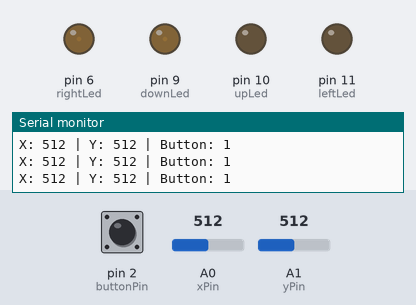
The sketch below on a simulated Arduino Uno, built with avr-gcc and run on an emulated ATmega328P. Parts: output pins drawn as LEDs (lit = HIGH), the last lines printed to the serial monitor. The inputs (shaded band) are chosen by the test bench; at power-on: A0 (xPin) = 512, A1 (yPin) = 512, pin 2 (buttonPin) HIGH.

Above: at 1.2 s.
1.3 s: A0 (xPin) set to 1023
At 1.9 s:
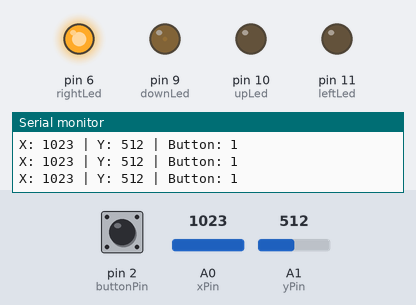
2.8 s: A1 (yPin) set to 0
At 3.6 s:
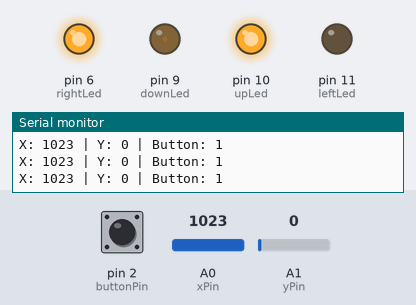
4.3 s: pin 2 (buttonPin) pulled LOW for 0.15 s
At 5.3 s:
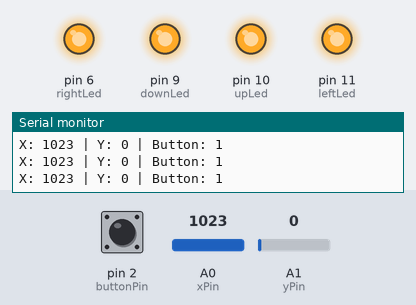
5.9 s: A1 (yPin) set to 122
At 7.1 s:
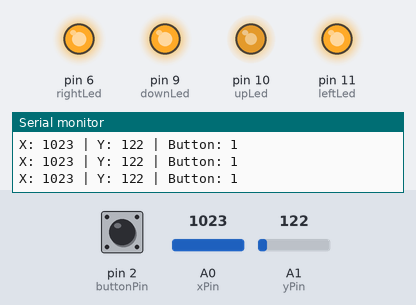
7.4 s: A0 (xPin) set to 716
At 8.6 s:
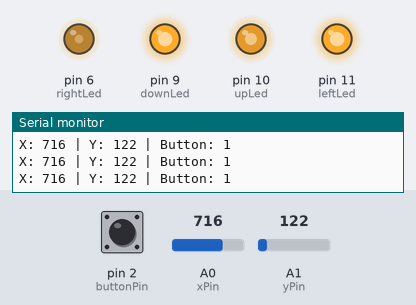
8.9 s: A1 (yPin) set to 306
At 9.3 s:
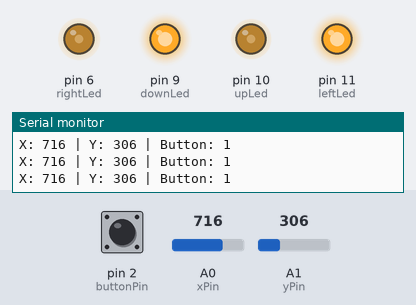
Timing chart, 0 to 11.4 s (numbered marks = the images above; inputs shaded):
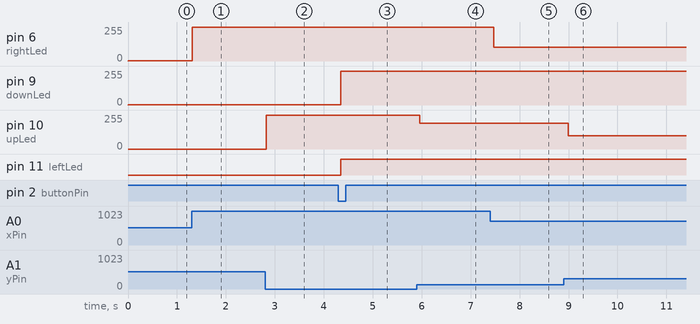

Measured:
- after the input at 1.3 s, pin 6 (rightLed): 1/255 → 255/255 at once
- after the input at 2.8 s, pin 10 (upLed): 0/255 → 255/255 at once
- after the input at 4.3 s, pin 9 (downLed): 2/255 → 255/255 at once; pin 11 (leftLed): LOW → HIGH at once
- after the input at 5.9 s, pin 10 (upLed): 255/255 → 193/255 after 0.06 s
- after the input at 7.4 s, pin 6 (rightLed): 255/255 → 102/255 after 0.07 s
- after the input at 8.9 s, pin 10 (upLed): 193/255 → 100/255 after 0.09 s

The sketch:

Arduino_projekt.ino
```cpp
int xPin = A0;
int yPin = A1;
int buttonPin = 2;

int yVal;
int xVal;
int buttonState;

int upLed = 10;
int downLed = 9;
int leftLed = 11;
int rightLed = 6;
int upBrightness = 0;
int downBrightness = 0;
int leftBrightness = 0;
int rightBrightness = 0;

void setup() {
  Serial.begin(9600);
  pinMode(xPin, INPUT);
  pinMode(yPin, INPUT);
  pinMode(buttonPin, INPUT_PULLUP);
  pinMode(upLed, OUTPUT);
  pinMode(downLed, OUTPUT);
  pinMode(leftLed, OUTPUT);
  pinMode(rightLed, OUTPUT);
}

void loop() {
  xVal = analogRead(xPin);
  yVal = analogRead(yPin);
  buttonState = digitalRead(buttonPin);

  upBrightness = map(yVal, 506, 0, 0, 255);
  downBrightness = map(yVal, 506, 1023, 0, 255);
  leftBrightness = map(xVal, 508, 0, 0, 255);
  rightBrightness = map(xVal, 508, 1023, 0, 255);

  if (yVal <= 506){
    analogWrite(upLed, upBrightness);
  }

  if (yVal >= 506){
    analogWrite(downLed, downBrightness);
  }

  if (xVal <= 508){
    analogWrite(leftLed, leftBrightness);
  }

  if (xVal >= 508){
    analogWrite(rightLed, rightBrightness);
  }

  if (buttonState == LOW) {
    digitalWrite(upLed, HIGH);
    digitalWrite(downLed, HIGH);
    digitalWrite(leftLed, HIGH);
    digitalWrite(rightLed, HIGH);
  }
  Serial.print("X: ");
  Serial.print(xVal);
  Serial.print(" | Y: ");
  Serial.print(yVal);
  Serial.print(" | Button: ");
  Serial.println(buttonState);

  delay(100);
}
```
